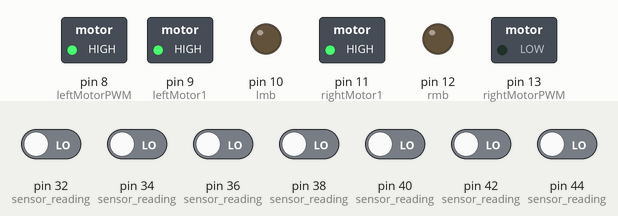
Recording of a sketch running on a simulated Arduino Mega 2560, built with avr-gcc and run on an emulated ATmega2560. Shown: switched loads named in the sketch (green lamp = pin HIGH), output pins drawn as LEDs (lit = HIGH). The inputs (shaded band) are chosen by the test bench; at power-on: pin 32 (sensor_reading), pin 34 (sensor_reading), pin 36 (sensor_reading), pin 38 (sensor_reading), pin 40 (sensor_reading), pin 42 (sensor_reading), pin 44 (sensor_reading) LOW.

Above: at 4.2 s.
4.3 s: pin 38 (sensor_reading) driven HIGH
At 4.6 s:
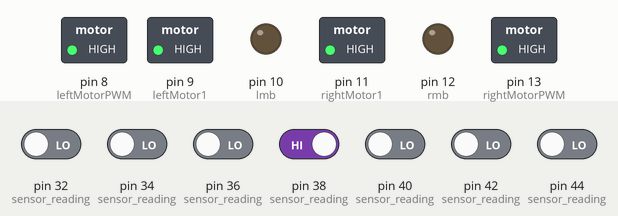
5.8 s: pin 40 (sensor_reading) driven HIGH
At 6.8 s:
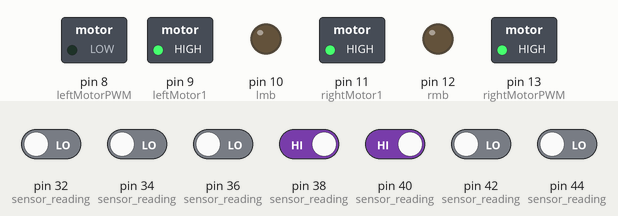
7.3 s: pin 34 (sensor_reading) driven HIGH
At 8.0 s:
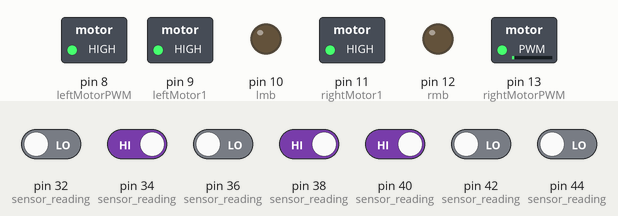
8.8 s: pin 42 (sensor_reading) driven HIGH
At 9.2 s:
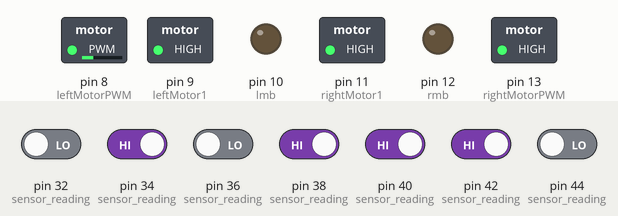
10.3 s: pin 32 (sensor_reading) driven HIGH
At 11.5 s:
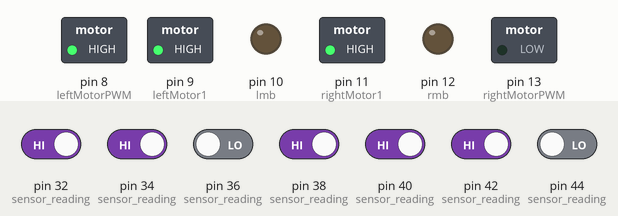
11.8 s: pin 44 (sensor_reading) driven HIGH
At 12.6 s:
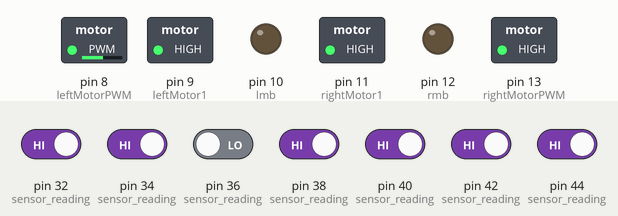
Timing chart, 0 to 14.3 s (numbered marks = the images above; inputs shaded):
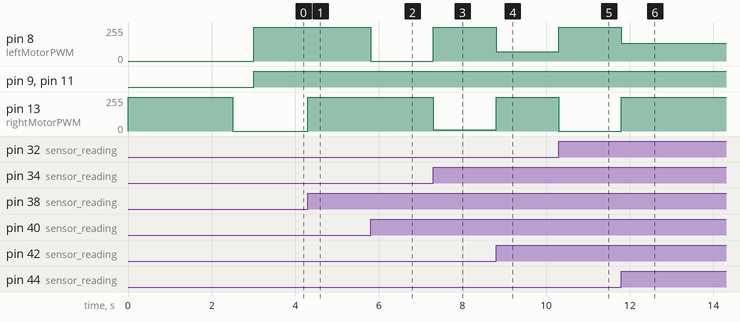

Measured:
- after the input at 4.3 s, pin 13 (rightMotorPWM): 0/255 → 255/255 at once
- after the input at 5.8 s, pin 8 (leftMotorPWM): 255/255 → 0/255 at once
- after the input at 7.3 s, pin 8 (leftMotorPWM): 0/255 → 255/255 at once; pin 13 (rightMotorPWM): 255/255 → 9/255 at once
- after the input at 8.8 s, pin 8 (leftMotorPWM): 255/255 → 71/255 at once; pin 13 (rightMotorPWM): 9/255 → 255/255 at once
- after the input at 10.3 s, pin 8 (leftMotorPWM): 71/255 → 255/255 at once; pin 13 (rightMotorPWM): 255/255 → 0/255 at once
- after the input at 11.8 s, pin 8 (leftMotorPWM): 255/255 → 133/255 at once; pin 13 (rightMotorPWM): 0/255 → 255/255 at once

The sketch:

Final_Prog_MECHATRONS.ino
```cpp
#include<QTRSensors.h>
int s[7];
int i=1;
int error;
int lme = 8;
int lmf = 9;
int lmb = 10;
int rmf = 11;
int rmb = 12;
int rme = 13;
int r[7];
int data1;
float Kp = .37;
int Kd;
int lastError=0;
int rightMotorSpeed,leftMotorSpeed;
int rightBaseSpeed=255;
int leftBaseSpeed=255;
int rightMaxSpeed=255;
int leftMaxSpeed=255;
#define rightMotor1 11
#define rightMotorPWM 13
#define leftMotor1 9
#define leftMotorPWM 8
QTRSensorsRC qtrrc((unsigned char[]){32, 34, 36, 38, 40, 42, 44} ,7,2500,2);
unsigned int sensorValues[7];

void setup() {
  Serial.begin(38400);
  pinMode(lmf, OUTPUT);
  pinMode(rmf, OUTPUT);
  pinMode(lmb, OUTPUT);
  pinMode(rmb, OUTPUT);
  pinMode(lme, OUTPUT);
  pinMode(rme, OUTPUT);
  pinMode(13, OUTPUT);
  digitalWrite(13, HIGH);
  for(int i=0;i<100;i++)
  {
    qtrrc.calibrate();

  }

  digitalWrite(13, LOW);
  delay(500);

}

void sensor_reading() {
  s[1] = digitalRead(32);
  s[2] = digitalRead(34);
  s[3] = digitalRead(36);
  s[4] = digitalRead(38);
  s[5] = digitalRead(40);
  s[6] = digitalRead(42);
  s[7] = digitalRead(44);


}


void loop()
{

  if(digitalRead(32)==1 && digitalRead(34)==1 && digitalRead(36)==1 && digitalRead(38)==1 && digitalRead(40)==1 && digitalRead(42)==1 && digitalRead(44)==1)
  {
    delay(50);
    if(digitalRead(32)==1 && digitalRead(34)==1 && digitalRead(36)==1 && digitalRead(38)==1 && digitalRead(40)==1 && digitalRead(42)==1 && digitalRead(44)==1)
     {digitalWrite(rightMotor1, LOW);

  analogWrite(rightMotorPWM, rightMotorSpeed);

  digitalWrite(leftMotor1, LOW);

  analogWrite(leftMotorPWM, leftMotorSpeed);
  delay(10000);
     }
  }
  unsigned int sensors[7];
  signed int position=qtrrc.readLine(sensors);
  int error=position-3000;


  int motorSpeed = Kp * error;
  lastError = error;


  int rightMotorSpeed = rightBaseSpeed + 2*motorSpeed;
  int leftMotorSpeed = leftBaseSpeed - 2*motorSpeed;

    if (rightMotorSpeed > rightMaxSpeed ) rightMotorSpeed = rightMaxSpeed;
  if (leftMotorSpeed > leftMaxSpeed ) leftMotorSpeed = leftMaxSpeed;
  if (rightMotorSpeed < 0) rightMotorSpeed = 0;
  if (leftMotorSpeed < 0) leftMotorSpeed = 0;

   {

  digitalWrite(rightMotor1, HIGH);

  analogWrite(rightMotorPWM, rightMotorSpeed);

  digitalWrite(leftMotor1, HIGH);

  analogWrite(leftMotorPWM, leftMotorSpeed);
   }
  /*Serial.print(digitalRead(32));
  Serial.print(digitalRead(34));
  Serial.print(digitalRead(36));
  Serial.print(digitalRead(38));
  Serial.print(digitalRead(40));
  Serial.print(digitalRead(42));
  Serial.println(digitalRead(44));*/


}
```
